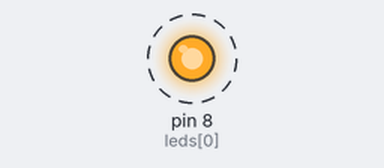
Recording of a sketch running on a simulated Arduino Uno, built with avr-gcc and run on an emulated ATmega328P. Parts: output pins drawn as LEDs (lit = HIGH). Dashed ring = blinking.

Above: at 0.1 s.
Timing chart, 0 to 3.0 s (numbered marks = the images above):
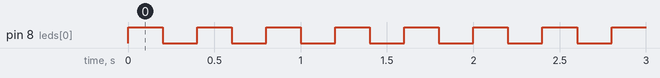

The sketch:

ledsss.ino
```cpp
// ===== 10 LEDs ON ONE ARDUINO PIN =====
// All LEDs connected in parallel to pin 8
// (each LED must have its own resistor)

int leds[] = {8,8,8,8,8,8,8,8,8};

void setup() {

  // Configure all array elements as OUTPUT
  for(int i = 0; i < 8; i++) {

    pinMode(leds[i], OUTPUT);
  }
}

void loop() {

  // ===== TURN ALL LEDs ON =====
  for(int i = 0; i < 10; i++) {

    digitalWrite(leds[i], HIGH);
  }

  delay(200);

  // ===== TURN ALL LEDs OFF =====
  for(int i = 0; i < 8; i++) {

    digitalWrite(leds[i], LOW);
  }

  delay(200);
}
```

Measured:
- by itself, pin 8 (leds[0]): alternates HIGH for 0.20 s and LOW for 0.20 s
